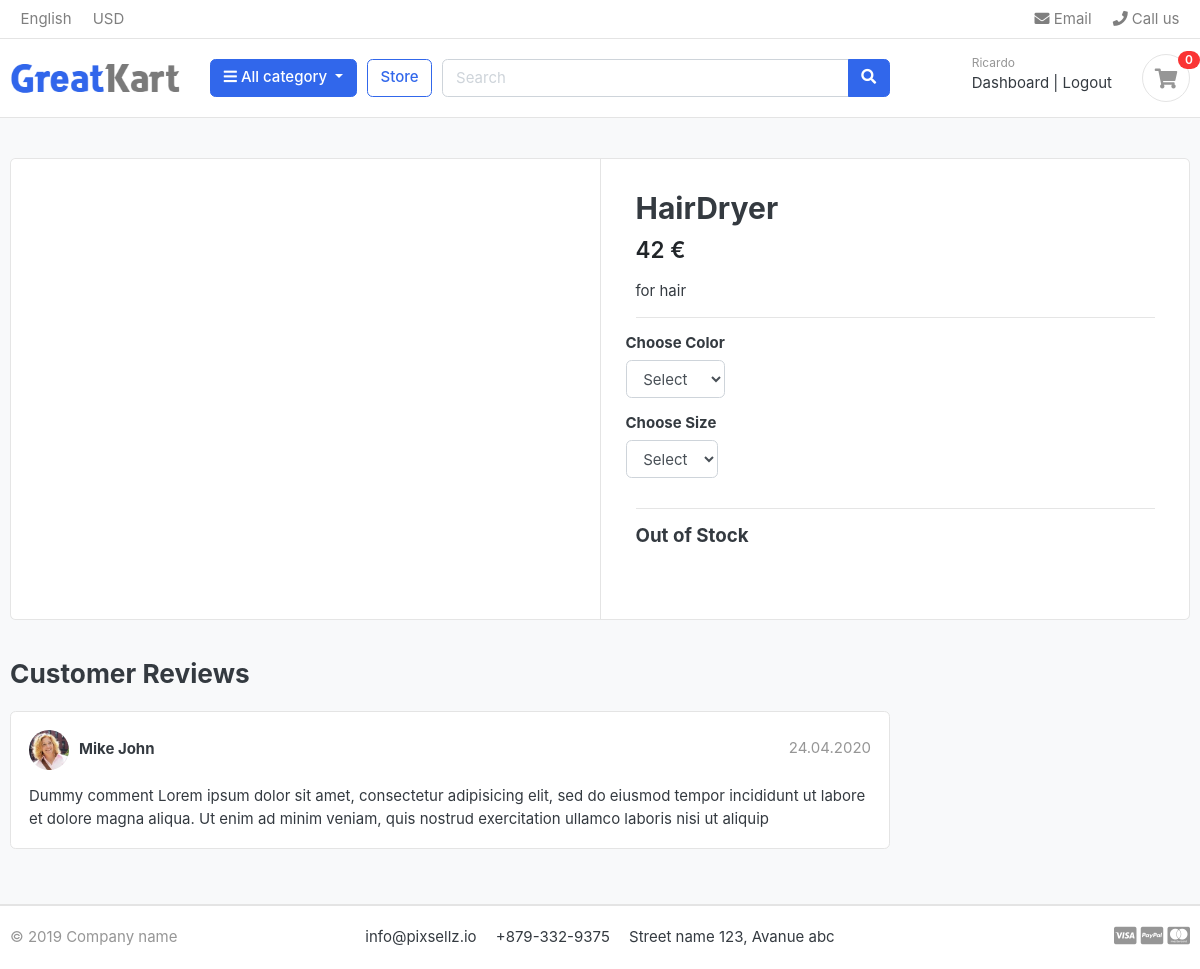
/store/category/tools/hairdryer/ (signed in), run on the app's committed database.
### accounts/models.py (models this page shows, shortened)
class Account(AbstractBaseUser):
    first_name = models.CharField(max_length=50)
    last_name = models.CharField(max_length=50)
    username = models.CharField(max_length=50, unique=True)  # Updated field name to match everywhere
    email = models.EmailField(max_length=100, unique=True)
    phone_number = models.CharField(max_length=50, blank=True, null=True)  # Optional phone number
    date_joined = models.DateTimeField(auto_now_add=True)
    last_login = models.DateTimeField(auto_now_add=True)
    is_admin = models.BooleanField(default=False)
    is_superadmin = models.BooleanField(default=False)
    is_staff = models.BooleanField(default=False)
    is_active = models.BooleanField(default=False)
    USERNAME_FIELD = 'email'  # Email is used as the login identifier
    REQUIRED_FIELDS = ['username', 'first_name', 'last_name']
    objects = MyAccountManager()

### store/models.py (models this page shows, shortened)
class Product(models.Model):
    name=models.CharField(max_length=200,unique=True)
    slug = models.SlugField(max_length=200,unique=True)
    description=models.TextField(max_length=500,blank=True)
    price=models.IntegerField()
    stock=models.IntegerField()
    is_avaliable=models.BooleanField(default=True)
    category=models.ForeignKey(Category,on_delete=models.CASCADE)
    created_date=models.DateTimeField(auto_now_add=True)
    modified_date=models.DateTimeField(auto_now=True)

### store/views.py (the view)
# urls.py: path('category/<slug:category_slug>/<slug:product_slug>/', views.ProductDetailView.as_view(),name='product_detail'),
class ProductDetailView(View):
    def get(self,request,category_slug,product_slug):
        product = get_object_or_404(Product,category__slug=category_slug,slug=product_slug, is_avaliable=True) #category__slug access the slug field in the category object
        in_cart = CartItem.objects.filter(cart__cart_session_id=Cart._get_cart_id(request),product=product).exists()
        context={
            'product':product,
            'in_cart':in_cart,
        }
        return render(request,'store/product_detail.html',context)

### cart/context_processors.py (called while the page is built)
def cart_items_count(request):
    cart_item_count = 0
    cart_items = CartItem.objects.all().filter(cart__cart_session_id=Cart._get_cart_id(request))
    if not cart_items:
        return dict(cart_item_count=cart_item_count)
    for cart_item in cart_items:
        cart_item_count += cart_item.quantity
    return dict(cart_item_count=cart_item_count)

### cart/models.py (called while the page is built)
    def _get_cart_id(request):
        cart_id = request.session.session_key
        if not cart_id:
            cart_id = request.session.create()
        return cart_id

### category/context_processors.py (called while the page is built)
def categories_list(request):
    categories = Category.objects.all()
    return dict(categories_list=categories)

### category/models.py (called while the page is built)
    def get_absolute_url(self):
        return reverse("store:products_by_category", args=[self.slug])

### templates/store/product_detail.html (shortened to what this page needs)
{% extends 'base.html' %}
{% load static %}
{% block content %}
<section class="section-content padding-y bg">
    <div class="container">
    <div class="card">
        <div class="row no-gutters">
            <aside class="col-md-6">
    <article class="gallery-wrap">
        <div class="img-big-wrap">
           <a href="#"><img src="{{product.images.url}}"></a>
        </div>
    </article>
            </aside>
            <main class="col-md-6 border-left">
<form action="{% url 'cart:add_cart' product.id %}" method="POST">
    <article class="content-body">
    <h2 class="title">{{product.name}}</h2>
    <div class="mb-3">
        <var class="price h4">{{product.price}} €</var>
    </div>
    <p>{{product.description}}</p>
    <hr>
        <div class="row">
            <div class="item-option-select">
                <h6>Choose Color</h6>
               <select name="color" class="form-control" >
                <option value="" disabled selected >Select</option>
               </select>
            </div>
        </div>
        <div class="row">
          <div class="item-option-select">
            <h6>Choose Size</h6>
           <select name="size" class="form-control" required>
            <option value="" disabled selected >Select</option>
           </select>
        </div>
        </div>
        <hr>
        {% if product.stock < 1 %}
        <h5>Out of Stock</h5>
        {% else %}
        <button type="submit"  class="btn  btn-primary"> <span class="text">Add to cart</span> <i class="fas fa-shopping-cart"></i>  </a>
        {% endif %}
    </article>
  </form>
            </main>
        </div>
    </div>
    <br>
    <div class="row">
                <div class="col-md-9">
        <header class="section-heading">
            <h3>Customer Reviews </h3>
        </header>
        <article class="box mb-3">
            <div class="icontext w-100">
                <img src="{% static 'images/avatars/avatar1.jpg' %}" class="img-xs icon rounded-circle">
                <div class="text">
                    <span class="date text-muted float-md-right">24.04.2020 </span>
                    <h6 class="mb-1">Mike John </h6>
                </div>
            </div>
            <div class="mt-3">
                <p>
                    Dummy comment Lorem ipsum dolor sit amet, consectetur adipisicing elit, sed do eiusmod
                    tempor incididunt ut labore et dolore magna aliqua. Ut enim ad minim veniam,
                    quis nostrud exercitation ullamco laboris nisi ut aliquip
                </p>
            </div>
        </article>
        </div>
    </div>
    </div>
    </section>
{% endblock %}

### templates/components/navbar.html (shortened to what this page needs)
{% load static %}
<header class="section-header">
    <nav class="navbar p-md-0 navbar-expand-sm navbar-light border-bottom">
    <div class="container">
      <div class="collapse navbar-collapse" id="navbarTop4">
        <ul class="navbar-nav mr-auto">
            <li class="nav-item dropdown">
                 <a href="#" class="nav-link">English</a>
            </li>
            <li class="nav-item dropdown">
                <a href="#" class="nav-link">USD</a>
            </li>
        </ul>
        <ul class="navbar-nav">
            <li><a href="#" class="nav-link"> <i class="fa fa-envelope"></i> Email </a></li>
            <li><a href="#" class="nav-link"> <i class="fa fa-phone"></i> Call us </a></li>
        </ul>
      </div>
    </div>
    </nav>
    <section class="header-main border-bottom">
        <div class="container">
    <div class="row align-items-center">
        <div class="col-lg-2 col-md-3 col-6">
            <a href="{% url 'home' %}" class="brand-wrap">
                <img class="logo" src="{% static 'images/logo.png' %}">
            </a>
        </div>
        <div class="col-lg col-sm col-md col-6 flex-grow-0">
            <div class="category-wrap dropdown d-inline-block float-right">
                <button type="button" class="btn btn-primary dropdown-toggle" data-toggle="dropdown">
                    <i class="fa fa-bars"></i> All category
                </button>
            </div>
        </div>
        <a href="{% url 'store:store' %}" class="btn btn-outline-primary">Store</a>
        <div class="col-lg col-md-6 col-sm-12 col">
            <form action="{% url 'store:search' %}" class="search">
                <div class="input-group w-100">
                    <input type="text" class="form-control" style="width:60%;" placeholder="Search" name="keyword">
                    <div class="input-group-append">
                      <button class="btn btn-primary" type="submit">
                        <i class="fa fa-search"></i>
                      </button>
                    </div>
                </div>
            </form>
        </div>
        <div class="col-lg-3 col-sm-6 col-8 order-2 order-lg-3">
                    <div class="d-flex justify-content-end mb-3 mb-lg-0">
                        {% if user.id is None %}
                        <div class="widget-header">
                            <small class="title text-muted">Welcome guest!</small>
                            <div>
                                <a href="{% url 'accounts:login' %}">Sign in</a> <span class="dark-transp"> | </span>
                                <a href="{% url 'accounts:register' %}"> Register</a>
                            </div>
                        </div>
                        {% else %}
                        <div class="widget-header">
                            <small class="title text-muted">{{user.first_name}}</small>
                            <div>
                                <a href="{% url 'accounts:dashboard' %}">Dashboard</a> <span class="dark-transp"> | </span>
                                <a href="{% url 'accounts:logout' %}"> Logout</a>
                            </div>
                        </div>
                        {% endif %}
                        <a href="{% url 'cart:cart' %}" class="widget-header pl-3 ml-3">
                            <div class="icon icon-sm rounded-circle border"><i class="fa fa-shopping-cart"></i></div>
                            <span class="badge badge-pill badge-danger notify">{{cart_item_count}}</span>
                        </a>
                    </div>
                </div>
    </div>
        </div>
    </section>
    </header>

### static/css/ui.css (style rules this page uses)
html { font-family: "Inter", sans-serif; font-size: 15px; }
.content-body { flex: 1 1 auto; padding: 2rem 2.3rem; }
.icon-xs, .icon-sm, .icon-md, .icon-lg { display: inline-block; text-align: center; flex-shrink: 0; flex-grow: 0; }
.icon-sm { width: 48px; height: 48px; line-height: 48px !important; font-size: 20px; }
.img-xs, .img-sm, .img-md, .img-lg { -o-object-fit: cover; object-fit: cover; flex-shrink: 0; flex-grow: 0; }
.img-xs { width: 40px; height: 40px; }
.padding-y { padding-top: 40px; padding-bottom: 40px; }
var { font-style: normal; }
article:after, .form-group:after { display: block; clear: both; content: ""; }
.bg { background-color: #f8f9fa; }
.section-heading { margin-bottom: 20px; margin-top: 15px; }
p:last-child { margin-bottom: 0; }
.header-main { position: relative; padding-top: 1rem; padding-bottom: 1rem; }
.brand-wrap .logo, .navbar-brand .logo { margin-right: 7px; max-height: 42px; display: inline-block; }
.widget-header { display: inline-block; vertical-align: middle; position: relative; }
.widget-header a { color: #343a40; }
.widget-header i { color: #969696; }
.widget-header .title { display: block; }
.widget-header .notify { position: absolute; top: -3px; right: -10px; }
.icontext { display: inline-flex; align-items: center; vertical-align: middle; }
.icontext .text { width: 100%; line-height: 1.2; }
.icontext .icon { position: relative; margin-right: 10px; flex-shrink: 0; flex-grow: 0; }
.notify { position: absolute; top: -4px; right: -10px; display: inline-block; padding: 0.25em 0.6em; font-size: 12px; line-height: 1; text-align: center; border-radius: 3rem; color: #fff; background-color: #fa3434; }
.price { font-weight: 600; color: #212529; }
.box { padding: 18px; background: #fff; border-radius: 0.37rem; border: 1px solid #e4e4e4; }
.box img { max-width: 100%; }
.gallery-wrap .img-big-wrap { margin-bottom: 10px; border-radius: 0.37rem; overflow: hidden; background-color: #fff; }
.gallery-wrap .img-big-wrap a { text-align: center; display: block; }
.item-option-select { margin-bottom: 1rem; display: inline-block; margin-right: 15px; }

### data on the page
Account: first_name "Ricardo"
Product: name "HairDryer", price "42", description "for hair"

### other printed values
{{ cart_item_count }} "0"
